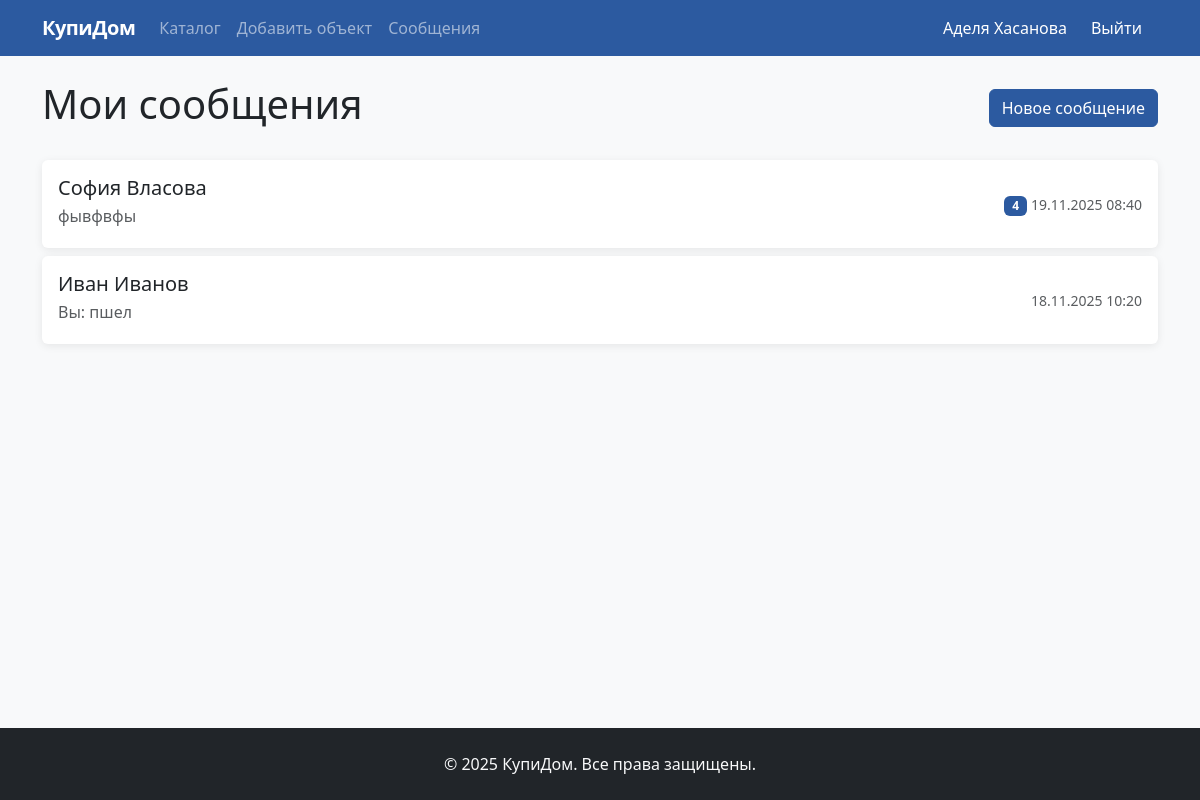
The page /messages/ (signed in) on the database as committed earlier.
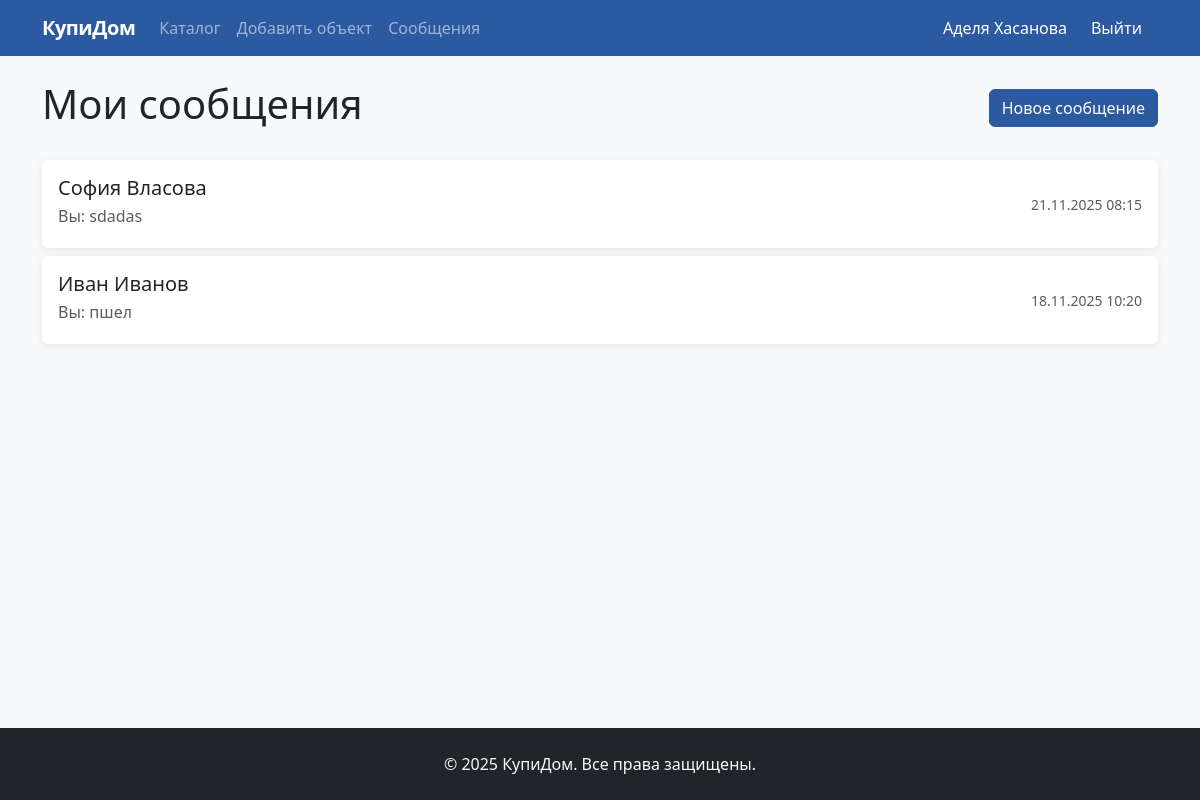
The same page on the database as committed later.
### realty/models.py (models this page shows, shortened)
class CustomUser(AbstractUser):
    USER_TYPE_CHOICES = (
        ('realtor', 'Риэлтор'),
        ('client', 'Клиент'),
    )
    GENDER_CHOICES = (
        ('M', 'Мужской'),
        ('F', 'Женский'),
    )
    user_type = models.CharField('Тип пользователя', max_length=10, choices=USER_TYPE_CHOICES)
    phone = models.CharField('Телефон', max_length=20, blank=True)
    bio = models.TextField('О себе', blank=True)
    avatar = models.ImageField('Аватар', upload_to='avatars/', blank=True, null=True)
    gender = models.CharField('Пол', max_length=1, choices=GENDER_CHOICES, blank=True)

class Message(models.Model):
    sender = models.ForeignKey(CustomUser, on_delete=models.CASCADE, related_name='sent_messages')
    receiver = models.ForeignKey(CustomUser, on_delete=models.CASCADE, related_name='received_messages')
    content = models.TextField('Сообщение')
    created_at = models.DateTimeField(auto_now_add=True)
    is_read = models.BooleanField(default=False)
    class Meta:
        ordering = ['created_at']

### realty/views.py (the view)
# urls.py: path('messages/', views.message_list, name='message_list'),
@login_required
def message_list(request):
    sent_messages = Message.objects.filter(sender=request.user)
    received_messages = Message.objects.filter(receiver=request.user)
    users = set()
    for msg in sent_messages:
        users.add(msg.receiver)
    for msg in received_messages:
        users.add(msg.sender)
    dialogues = []
    for user in users:
        last_msg = Message.objects.filter(
            Q(sender=request.user, receiver=user) | Q(sender=user, receiver=request.user)
        ).order_by('-created_at').first()
        unread_count = Message.objects.filter(sender=user, receiver=request.user, is_read=False).count()
        dialogues.append({
            'user': user,
            'last_message': last_msg,
            'unread_count': unread_count
        })
    dialogues.sort(key=lambda x: x['last_message'].created_at if x['last_message'] else datetime.min, reverse=True)
    return render(request, 'realty/messages.html', {'dialogues': dialogues})

### realty/templates/realty/messages.html
{% extends 'realty/base.html' %}
{% block content %}
<div class="d-flex justify-content-between align-items-center mb-4">
    <h1>Мои сообщения</h1>
    <a href="{% url 'send_message' %}" class="btn btn-primary">Новое сообщение</a>
</div>
{% for dialogue in dialogues %}
<a href="{% url 'chat_with_user' dialogue.user.id %}" class="card mb-2 text-decoration-none">
    <div class="card-body">
        <div class="d-flex justify-content-between align-items-center">
            <div>
                <h5 class="mb-1">{{ dialogue.user.get_full_name|default:dialogue.user.username }}</h5>
                {% if dialogue.last_message %}
                <p class="mb-1 text-muted">
                    {% if dialogue.last_message.sender == user %}Вы: {% endif %}
                    {{ dialogue.last_message.content|truncatewords:10 }}
                </p>
                {% endif %}
            </div>
            <div class="text-end">
                {% if dialogue.unread_count > 0 %}
                <span class="badge bg-primary">{{ dialogue.unread_count }}</span>
                {% endif %}
                {% if dialogue.last_message %}
                <small class="text-muted">{{ dialogue.last_message.created_at|date:"d.m.Y H:i" }}</small>
                {% endif %}
            </div>
        </div>
    </div>
</a>
{% empty %}
<p class="text-center text-muted py-4">Нет сообщений</p>
{% endfor %}
{% endblock %}

Rows that differ between the two databases and show on the page:
changed CustomUser "София Власова": last_message.content "фывфвфы" → "sdadas"; last_message.created_at "19.11.2025 08:40" → "21.11.2025 08:15"; unread_count "4" → (not shown); now shows "Вы:"
